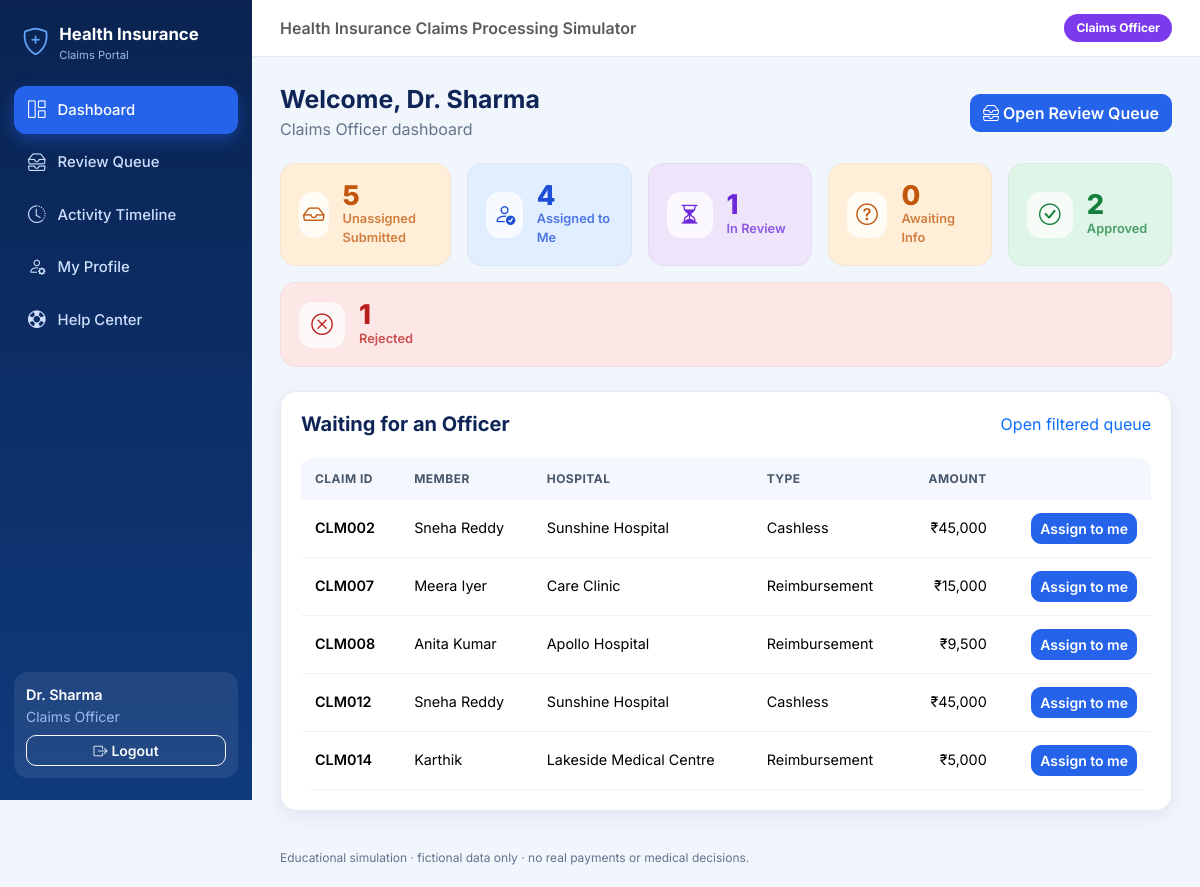
/dashboard (signed in), run on the app's committed database.
### models.py (models this page shows, shortened)
class User(db.Model):
    __tablename__ = "users"
    id = db.Column(db.Integer, primary_key=True)
    username = db.Column(db.String(50), nullable=False, unique=True)
    password_hash = db.Column(db.String(255), nullable=False)
    display_name = db.Column(db.String(100), nullable=False)
    role = db.Column(db.String(30), nullable=False, index=True)
    hospital_id = db.Column(db.Integer, db.ForeignKey("hospitals.id"), nullable=True)
    hospital = db.relationship("Hospital")

class Claim(db.Model):
    __tablename__ = "claims"
    id = db.Column(db.Integer, primary_key=True)
    policy_id = db.Column(db.Integer, db.ForeignKey("policies.id"), nullable=False, index=True)
    member_id = db.Column(db.Integer, db.ForeignKey("members.id"), nullable=False, index=True)
    hospital_id = db.Column(db.Integer, db.ForeignKey("hospitals.id"), nullable=False, index=True)
    created_by_user_id = db.Column(db.Integer, db.ForeignKey("users.id"), nullable=False)
    claim_type = db.Column(db.String(20), nullable=False, index=True)
    treatment_type = db.Column(db.String(80), nullable=False)
    admission_date = db.Column(db.Date, nullable=False)
    discharge_date = db.Column(db.Date, nullable=False)
    requested_amount = db.Column(db.Numeric(12, 2), nullable=False)
    eligible_amount = db.Column(db.Numeric(12, 2), nullable=True)
    status = db.Column(db.String(20), nullable=False, default="draft", index=True)
    officer_user_id = db.Column(db.Integer, db.ForeignKey("users.id"), nullable=True, index=True)
    description = db.Column(db.Text)
    __table_args__ = (
        db.ForeignKeyConstraint(["member_id", "policy_id"], ["members.id", "members.policy_id"],
                                name="fk_claim_member_same_policy"),
    )
    policy = db.relationship("Policy", foreign_keys=[policy_id])
    member = db.relationship("Member", foreign_keys=[member_id])
    hospital = db.relationship("Hospital")
    creator = db.relationship("User", foreign_keys=[created_by_user_id])
    officer = db.relationship("User", foreign_keys=[officer_user_id])
    documents = db.relationship("ClaimDocument", back_populates="claim", order_by="ClaimDocument.id",
                                cascade="all, delete-orphan")
    history = db.relationship("ClaimHistory", back_populates="claim",
                              order_by="ClaimHistory.timestamp, ClaimHistory.id")
    files = db.relationship("ClaimFile", back_populates="claim", order_by="ClaimFile.created_at")
    settlement = db.relationship("Settlement", back_populates="claim", uselist=False)
    @property
    def code(self):
        return f"CLM{self.id:03d}"

class Member(db.Model):
    __tablename__ = "members"
    id = db.Column(db.Integer, primary_key=True)
    policy_id = db.Column(db.Integer, db.ForeignKey("policies.id"), nullable=False, index=True)
    display_name = db.Column(db.String(100), nullable=False)
    date_of_birth = db.Column(db.Date, nullable=True)
    gender = db.Column(db.String(30), nullable=True)
    is_covered = db.Column(db.Boolean, nullable=False, default=True)
    relation = db.Column("relationship", db.String(40), nullable=False)  # column is called "relationship"
    __table_args__ = (db.UniqueConstraint("id", "policy_id", name="uq_member_id_policy"),)
    policy = db.relationship("Policy", back_populates="members")

class Hospital(db.Model):
    __tablename__ = "hospitals"
    id = db.Column(db.Integer, primary_key=True)
    name = db.Column(db.String(120), nullable=False, unique=True)
    city = db.Column(db.String(80), nullable=False)
    network_status = db.Column(db.String(20), nullable=False, default="network")  # network / non_network

### routes/dashboard.py (the view, shortened to what this page needs)
@bp.route("/dashboard")
@login_required
def index():
    user = g.user
    claims = claims_for_user(user)
    recent = claims.order_by(Claim.id.desc()).limit(5).all()
    if user.role == "policyholder":
        data = {
            "policies": Policy.query.filter_by(holder_user_id=user.id).count(),
            "total": claims.count(),
            "in_review": count(claims, Claim.status == "in_review"),
            "approved": count(claims, Claim.status.in_(("approved", "paid"))),
            "rejected": count(claims, Claim.status == "rejected"),
        }
    elif user.role == "claims_officer":
        mine = Claim.query.filter(Claim.officer_user_id == user.id)
        data = {
            "unassigned": Claim.query.filter(Claim.status == "submitted", Claim.officer_user_id.is_(None)).count(),
            "assigned": mine.count(),
            "in_review": count(mine, Claim.status == "in_review"),
            "more_info": count(mine, Claim.status == "more_info"),
            "approved": count(mine, Claim.status.in_(("approved", "paid"))),
            "rejected": count(mine, Claim.status == "rejected"),
        }
        recent = (Claim.query.filter(Claim.status == "submitted", Claim.officer_user_id.is_(None))
                  .order_by(Claim.id).limit(5).all())   # preview of the review queue
    return render_template("dashboards/%s.html" % user.role, recent=recent, **data)

### app.py (called while the page is built)
def inr(value):
    try:
        number = Decimal(str(value if value is not None else 0))
    except Exception:
        number = Decimal(0)
    sign = "-" if number < 0 else ""
    whole, _, fraction = f"{abs(number):.2f}".partition(".")
    if len(whole) > 3:
        head, tail = whole[:-3], whole[-3:]
        groups = []
        while len(head) > 2:
            groups.insert(0, head[-2:])
            head = head[:-2]
        if head:
            groups.insert(0, head)
        whole = ",".join(groups + [tail])
    return f"{sign}₹{whole}" + ("" if fraction == "00" else "." + fraction)

### routes/auth.py (called while the page is built)
@bp.before_app_request
def load_current_user():
    user_id = session.get("user_id")
    g.user = db.session.get(User, user_id) if user_id else None

def role_required(*roles):
    def decorator(view):
        @wraps(view)
        def wrapped(*args, **kwargs):
            if g.user is None:
                flash("Please log in to continue.", "warning")
                return redirect(url_for("auth.login"))
            if g.user.role not in roles:
                abort(403)
            return view(*args, **kwargs)
        return wrapped
    return decorator

### routes/dashboard.py (called while the page is built)
def count(query, *conditions):
    return query.filter(*conditions).count()

### services/claim_workflow.py (called while the page is built)
def claims_for_user(user):
    query = (Claim.query
             .join(Member, Claim.member_id == Member.id)
             .join(Policy, Claim.policy_id == Policy.id))
    if user.role == "policyholder":
        query = query.filter(Policy.holder_user_id == user.id,
                             or_(Claim.status != "draft", Claim.created_by_user_id == user.id))
    elif user.role == "hospital_desk":
        query = query.filter(Claim.hospital_id == user.hospital_id)
    else:  # claims officer / administrator never see drafts
        query = query.filter(Claim.status != "draft")
    return query

### templates/dashboards/claims_officer.html (shortened to what this page needs)
{% extends "base.html" %}
{% from "_macros.html" import stat_card, claims_table with context %}
{% block content %}
<div class="page-head">
  <div><h1>Welcome, {{ g.user.display_name }}</h1><p>Claims Officer dashboard</p></div>
  <a class="btn btn-primary" href="{{ url_for('officer.queue') }}"><i class="bi bi-inboxes me-1"></i>Open Review Queue</a>
</div>
<div class="row g-3 mb-4">
  {{ stat_card("Unassigned Submitted", unassigned, "bi-inbox", "orange") }}
  {{ stat_card("Assigned to Me", assigned, "bi-person-check", "blue") }}
  {{ stat_card("In Review", in_review, "bi-hourglass-split", "purple") }}
  {{ stat_card("Awaiting Info", more_info, "bi-question-circle", "orange") }}
  {{ stat_card("Approved", approved, "bi-check-circle", "green") }}
  {{ stat_card("Rejected", rejected, "bi-x-circle", "red") }}
</div>
<div class="card-box">
  <div class="d-flex justify-content-between mb-2"><h5>Waiting for an Officer</h5>
    <a href="{{ url_for('officer.queue', status='submitted') }}">Open filtered queue</a></div>
  {% if recent %}
  <div class="table-wrap"><table class="table table-modern">
    <thead><tr><th>Claim ID</th><th>Member</th><th>Hospital</th><th>Type</th><th class="text-end">Amount</th><th></th></tr></thead>
    <tbody>{% for c in recent %}
      <tr><td class="fw-semibold">{{ c.code }}</td><td>{{ c.member.display_name }}</td><td>{{ c.hospital.name }}</td>
        <td class="text-capitalize">{{ c.claim_type }}</td><td class="text-end">{{ c.requested_amount|inr }}</td>
        <td class="text-end"><form method="post" action="{{ url_for('officer.assign', claim_id=c.id) }}" class="d-inline" data-confirm="Assign {{ c.code }} to yourself and start the review?">
          <input type="hidden" name="csrf_token" value="{{ csrf_token() }}"><button class="btn btn-sm btn-primary">Assign to me</button></form></td></tr>
    {% endfor %}</tbody></table></div>
  {% else %}<div class="empty-state"><i class="bi bi-emoji-smile"></i>The queue is empty. Great job!</div>{% endif %}
</div>
{% endblock %}

### templates/base.html (shortened to what this page needs)
<!doctype html>
<html lang="en">
<head>
  <link href="https://cdn.jsdelivr.net/npm/bootstrap@5.3.3/dist/css/bootstrap.min.css" rel="stylesheet">
  <link href="https://cdn.jsdelivr.net/npm/bootstrap-icons@1.11.3/font/bootstrap-icons.min.css" rel="stylesheet">
  <link href="{{ url_for('static', filename='css/style.css') }}" rel="stylesheet">
</head>
<body>
<div class="{{ 'app-shell' if g.user }}">
  {% if g.user %}
  <aside class="sidebar" id="sidebar">
    <div class="brand"><i class="bi bi-shield-plus"></i><div>Health Insurance<small>Claims Portal</small></div></div>
    <nav aria-label="Main menu">
      {% for label, endpoint, icon, others in nav_items %}
        <a class="nav-link-item {{ 'active' if request.endpoint == endpoint or request.endpoint in others }}"
           href="{{ url_for(endpoint) }}"><i class="bi {{ icon }}"></i>{{ label }}</a>
      {% endfor %}
    </nav>
    <div class="sidebar-user">
      <div class="name">{{ g.user.display_name }}</div>
      <div class="small mb-2" style="color:#9db8ec">{{ ROLE_LABELS[g.user.role] }}{% if g.user.hospital %} · {{ g.user.hospital.name }}{% endif %}</div>
      <form method="post" action="{{ url_for('auth.logout') }}">
        <button class="btn btn-sm btn-outline-light w-100"><i class="bi bi-box-arrow-right me-1"></i>Logout</button>
      </form>
    </div>
  </aside>
  {% endif %}
  <div class="main-area">
    {% if g.user %}
    <header class="topbar">
      <span class="fw-semibold text-muted d-none d-md-inline">Health Insurance Claims Processing Simulator</span>
      <span class="role-chip role-{{ g.user.role }}">{{ ROLE_LABELS[g.user.role] }}</span>
    </header>
    {% endif %}
    <main class="{{ 'content' if g.user }}">
      {% block content %}{% endblock %}
    </main>
    {% if g.user %}<div class="footer-note">Educational simulation · fictional data only · no real payments or medical decisions.</div>{% endif %}
  </div>
</div>
</body>
</html>

### templates/_macros.html (shortened to what this page needs)
{% macro stat_card(label, value, icon, color) %}
<div class="col-6 col-lg">
  <div class="stat-card stat-{{ color }}">
    <div class="icon"><i class="bi {{ icon }}"></i></div>
    <div><div class="num">{{ value }}</div><div class="lbl">{{ label }}</div></div>
  </div>
</div>
{% endmacro %}

### static/css/style.css (style rules this page uses)
:root { --navy: #0a2351; --navy-2: #0f3a7d; --blue: #2563eb; --blue-dark: #1d4ed8; --bg: #f1f5fc; --card: #ffffff; --text: #1e293b; --muted: #64748b; --border: #e3e9f4; --radius: 16px; --shadow: 0 6px 20px rgba(15, 42, 91, .07); }
body { font-family: 'Inter', system-ui, -apple-system, 'Segoe UI', sans-serif; background: var(--bg); color: var(--text); }
a { text-decoration: none; }
h1, h2, h3, h4 { font-weight: 700; color: #0f2557; }
.app-shell { display: flex; min-height: 100vh; }
.sidebar { width: 252px; flex-shrink: 0; background: linear-gradient(180deg, var(--navy) 0%, var(--navy-2) 100%); color: #cfe0ff; position: sticky; top: 0; height: 100vh; display: flex; flex-direction: column; padding: 22px 14px; }
.brand { display: flex; align-items: center; gap: 10px; color: #fff; font-weight: 700; font-size: 1.05rem; padding: 0 8px 22px; }
.brand i { font-size: 1.7rem; color: #60a5fa; }
.brand small { display: block; font-weight: 400; font-size: .7rem; color: #9db8ec; }
.nav-link-item { display: flex; align-items: center; gap: 12px; color: #cfe0ff; padding: 11px 14px; border-radius: 12px; margin-bottom: 4px; font-weight: 500; font-size: .93rem; transition: all .15s; }
.nav-link-item.active { background: var(--blue); color: #fff; box-shadow: 0 6px 16px rgba(37,99,235,.4); }
.nav-link-item i { font-size: 1.1rem; }
.sidebar-user { margin-top: auto; background: rgba(255,255,255,.08); border-radius: 14px; padding: 12px; }
.sidebar-user .name { color: #fff; font-weight: 600; font-size: .9rem; }
.main-area { flex: 1; min-width: 0; display: flex; flex-direction: column; }
.topbar { display: flex; align-items: center; justify-content: space-between; padding: 14px 28px; background: #fff; border-bottom: 1px solid var(--border); position: sticky; top: 0; z-index: 20; }
.content { padding: 28px; max-width: 1280px; width: 100%; }
.footer-note { font-size: .75rem; color: var(--muted); padding: 10px 28px 20px; }
.card-box { background: var(--card); border: 1px solid var(--border); border-radius: var(--radius); box-shadow: var(--shadow); padding: 20px; }
.card-box h5, .card-box h6 { font-weight: 700; margin-bottom: 14px; color: #0f2557; }
.page-head { display: flex; flex-wrap: wrap; justify-content: space-between; align-items: center; gap: 12px; margin-bottom: 22px; }
.page-head h1 { font-size: 1.55rem; margin: 0; }
.page-head p { margin: 2px 0 0; color: var(--muted); }
.stat-card { border-radius: var(--radius); padding: 18px; height: 100%; display: flex; align-items: center; gap: 14px; border: 1px solid rgba(0,0,0,.04); transition: transform .15s; }
.stat-card .icon { width: 46px; height: 46px; border-radius: 14px; display: grid; place-items: center; font-size: 1.35rem; background: rgba(255,255,255,.75); }
.stat-card .num { font-size: 1.7rem; font-weight: 800; line-height: 1; }
.stat-card .lbl { font-size: .8rem; font-weight: 600; opacity: .75; }
.stat-blue { background: #e1eeff; color: #1d4ed8; }
.stat-green { background: #dff5e7; color: #15803d; }
.stat-orange { background: #ffefd9; color: #c2570c; }
.stat-purple { background: #eee5fb; color: #6d28d9; }
.stat-red { background: #fde6e6; color: #b91c1c; }
.table-modern { margin: 0; }
.table-modern thead th { background: #f4f7fd; color: #475569; font-size: .75rem; text-transform: uppercase; letter-spacing: .04em; border: 0; padding: 12px 14px; white-space: nowrap; }
.table-modern td { padding: 13px 14px; vertical-align: middle; border-color: #eef2f9; font-size: .9rem; }
.table-wrap { overflow-x: auto; border-radius: 12px; }
.role-chip { padding: 5px 12px; border-radius: 999px; font-size: .75rem; font-weight: 700; color: #fff; }
.role-claims_officer { background: #7c3aed; }
.btn { border-radius: 10px; font-weight: 600; }
.btn-primary { background: var(--blue); border-color: var(--blue); }

### data on the page
User: user.display_name "Dr. Sharma", role "Claims Officer"
Claim: code "CLM002", member.display_name "Sneha Reddy", hospital.name "Sunshine Hospital", claim_type "Cashless", requested_amount|inr "₹45,000"
Claim: code "CLM007", member.display_name "Meera Iyer", hospital.name "Care Clinic", claim_type "Reimbursement", requested_amount|inr "₹15,000"
Claim: code "CLM008", member.display_name "Anita Kumar", hospital.name "Apollo Hospital", claim_type "Reimbursement", requested_amount|inr "₹9,500"
Claim: code "CLM012", member.display_name "Sneha Reddy", hospital.name "Sunshine Hospital", claim_type "Cashless", requested_amount|inr "₹45,000"
Claim: code "CLM014", member.display_name "Karthik", hospital.name "Lakeside Medical Centre", claim_type "Reimbursement", requested_amount|inr "₹5,000"

### other printed values
{{ label }} "Dashboard" "Review Queue" "Activity Timeline" "My Profile" "Help Center"
{{ value }} "5 4 1 0 2 1"
{{ label }} "Unassigned Submitted Assigned to Me In Review Awaiting Info Approved Rejected"
